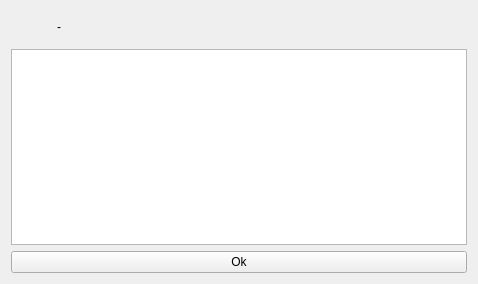
<?xml version="1.0" encoding="UTF-8"?>
<ui version="4.0">
 <class>Error</class>
 <widget class="QWidget" name="Error">
  <property name="geometry">
   <rect>
    <x>0</x>
    <y>0</y>
    <width>478</width>
    <height>284</height>
   </rect>
  </property>
  <property name="windowTitle">
   <string>Form</string>
  </property>
  <layout class="QVBoxLayout" name="verticalLayout">
   <item>
    <layout class="QHBoxLayout" name="horizontalLayout_2">
     <property name="spacing">
      <number>14</number>
     </property>
     <property name="topMargin">
      <number>0</number>
     </property>
     <item>
      <widget class="QLabel" name="icon">
       <property name="sizePolicy">
        <sizepolicy hsizetype="Maximum" vsizetype="Preferred">
         <horstretch>0</horstretch>
         <verstretch>0</verstretch>
        </sizepolicy>
       </property>
       <property name="minimumSize">
        <size>
         <width>32</width>
         <height>32</height>
        </size>
       </property>
       <property name="text">
        <string/>
       </property>
       <property name="pixmap">
        <pixmap resource="icons.qrc">:/icons/error-warning-line.png</pixmap>
       </property>
       <property name="scaledContents">
        <bool>false</bool>
       </property>
      </widget>
     </item>
     <item>
      <widget class="QLabel" name="message">
       <property name="text">
        <string>-</string>
       </property>
      </widget>
     </item>
    </layout>
   </item>
   <item>
    <widget class="QTextBrowser" name="detail"/>
   </item>
   <item>
    <layout class="QHBoxLayout" name="horizontalLayout">
     <item>
      <widget class="QPushButton" name="ok">
       <property name="text">
        <string>Ok</string>
       </property>
      </widget>
     </item>
    </layout>
   </item>
  </layout>
 </widget>
 <resources>
  <include location="icons.qrc"/>
 </resources>
 <connections/>
</ui>
